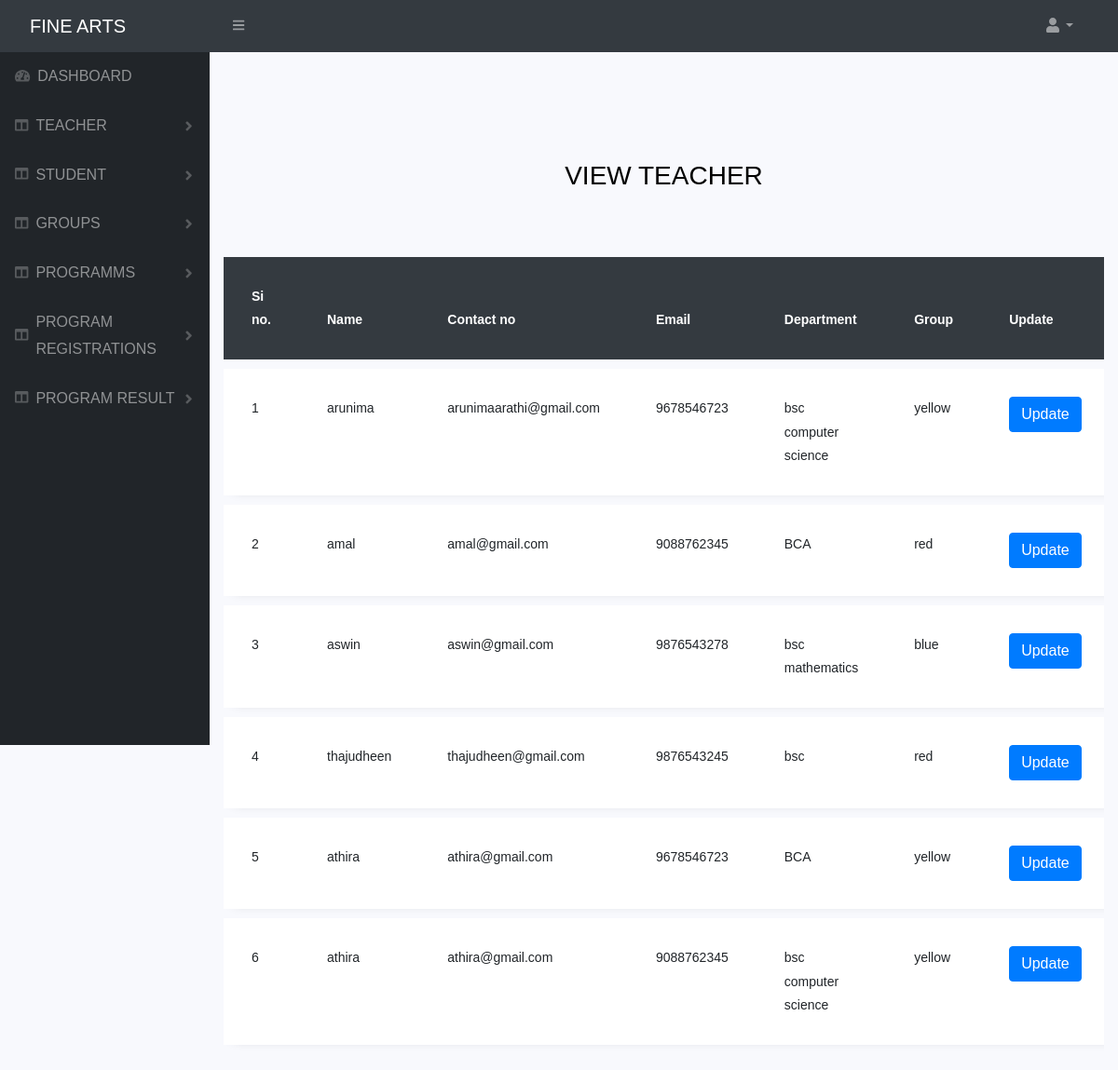
Screenshot of /view_teacher/ with the database file from the repository.
### famsapp/models.py (models this page shows)
class Teacher(models.Model):
    name = models.CharField(max_length=100)
    email = models.EmailField()
    contact_no = models.CharField(max_length=100)
    department = models.CharField(max_length=100)
    group = models.CharField(max_length=100)

### famsapp/views.py (the view)
# urls.py: path('view_teacher/', views.view_teacher, name='view_teacher'),
def view_teacher(request):
    teacher = Teacher.objects.all()
    return render(request, 'admintemp/view_teacher.html', {'teacher': teacher})

### templates/admintemp/view_teacher.html (shortened to what this page needs)
<!doctype html>
{% extends 'admin_home.html' %}
{% load static %}
{% block content %}
<html lang="en">
  <head>
	<link rel="stylesheet" href="https://stackpath.bootstrapcdn.com/font-awesome/4.7.0/css/font-awesome.min.css">
	<link rel="stylesheet" href="{% static 'table1/css/style.css' %}">
	</head>
	<body>
	<section class="ftco-section">
		<div class="container">
			<div class="row justify-content-center">
				<div class="col-md-6 text-center mb-5">
					<h2 class="heading-section">VIEW TEACHER</h2>
				</div>
			</div>
			<div class="row">
				<div class="col-md-12">
					<div class="table-wrap">
						<table class="table">
						  <thead class="thead-dark">
						    <tr>
						      <th>Si no.</th>
						      <th>Name</th>
						      <th>Contact no</th>
						      <th>Email</th>
						      <th>Department</th>
						      <th>Group</th>
						      <th>Update</th>
							</tr>
						  </thead>
						  <tbody>
						  {% for i in teacher %}
						    <tr>
								<td>{{forloop.counter}}</td>
								<td>{{i.name}}</td>
								<td>{{i.email}}</td>
								<td>{{i.contact_no}}</td>
								<td>{{i.department}}</td>
								<td>{{i.group}}</td>
								<td>
									<button type="button" class="btn btn-primary">Update</button>
								</td>
							</tr>
						  {% endfor %}
						  </tbody>
						</table>
					</div>
				</div>
			</div>
		</div>
	</section>
	</body>
{% endblock %}

### templates/admin_home.html (shortened to what this page needs)
<!DOCTYPE html>
{% load static %}
<html lang="en">
    <head>
        <link href="https://cdn.jsdelivr.net/npm/simple-datatables@latest/dist/style.css" rel="stylesheet" />
        <link href="{% static '/css/styles.css' %}" rel="stylesheet" />
    </head>
    <body class="sb-nav-fixed">
        <nav class="sb-topnav navbar navbar-expand navbar-dark bg-dark">
            <a class="navbar-brand ps-3" href="index.html">FINE ARTS</a>
            <button class="btn btn-link btn-sm order-1 order-lg-0 me-4 me-lg-0" id="sidebarToggle" href="#!"><i class="fas fa-bars"></i></button>
            <ul class="navbar-nav ms-auto ms-md-0 me-3 me-lg-4">
                <li class="nav-item dropdown">
                    <a class="nav-link dropdown-toggle" id="navbarDropdown" href="#" role="button" data-bs-toggle="dropdown" aria-expanded="false"><i class="fas fa-user fa-fw"></i></a>
                </li>
            </ul>
        </nav>
        <div id="layoutSidenav">
            <div id="layoutSidenav_nav">
                <nav class="sb-sidenav accordion sb-sidenav-dark" id="sidenavAccordion">
                    <div class="sb-sidenav-menu">
                        <div class="nav">
                            <a class="nav-link" href="{% url 'home' %}">
                                <div class="sb-nav-link-icon"><i class="fas fa-tachometer-alt"></i></div>
                                DASHBOARD
                            </a>
                            <a class="nav-link collapsed" href="#" data-bs-toggle="collapse" data-bs-target="#collapseLayouts" aria-expanded="false" aria-controls="collapseLayouts">
                                <div class="sb-nav-link-icon"><i class="fas fa-columns"></i></div>
                                TEACHER
                                <div class="sb-sidenav-collapse-arrow"><i class="fas fa-angle-down"></i></div>
                            </a>
                             <a class="nav-link collapsed" href="#" data-bs-toggle="collapse" data-bs-target="#collapseLayouts1" aria-expanded="false" aria-controls="collapseLayouts">
                                <div class="sb-nav-link-icon"><i class="fas fa-columns"></i></div>
                                STUDENT
                                <div class="sb-sidenav-collapse-arrow"><i class="fas fa-angle-down"></i></div>
                            </a>
                             <a class="nav-link collapsed" href="#" data-bs-toggle="collapse" data-bs-target="#collapseLayouts2" aria-expanded="false" aria-controls="collapseLayouts">
                                <div class="sb-nav-link-icon"><i class="fas fa-columns"></i></div>
                                GROUPS
                                <div class="sb-sidenav-collapse-arrow"><i class="fas fa-angle-down"></i></div>
                            </a>
                            <a class="nav-link collapsed" href="#" data-bs-toggle="collapse" data-bs-target="#collapseLayouts3" aria-expanded="false" aria-controls="collapseLayouts">
                                <div class="sb-nav-link-icon"><i class="fas fa-columns"></i></div>
                                PROGRAMMS
                                <div class="sb-sidenav-collapse-arrow"><i class="fas fa-angle-down"></i></div>
                            </a>
                            <a class="nav-link collapsed" href="#" data-bs-toggle="collapse" data-bs-target="#collapseLayouts4" aria-expanded="false" aria-controls="collapseLayouts">
                                <div class="sb-nav-link-icon"><i class="fas fa-columns"></i></div>
                                 PROGRAM REGISTRATIONS
                                <div class="sb-sidenav-collapse-arrow"><i class="fas fa-angle-down"></i></div>
                            </a>
                            <a class="nav-link collapsed" href="#" data-bs-toggle="collapse" data-bs-target="#collapseLayouts5" aria-expanded="false" aria-controls="collapseLayouts">
                                <div class="sb-nav-link-icon"><i class="fas fa-columns"></i></div>
                                 PROGRAM RESULT
                                <div class="sb-sidenav-collapse-arrow"><i class="fas fa-angle-down"></i></div>
                            </a>
                        </div>
                    </div>
                </nav>
            </div>
            <div id="layoutSidenav_content">
              <main>
                   {% block content %} {% endblock %}
              </main>
                </div>
        </div>
    </body>
</html>

### rows the page displays
Teacher: name "arunima", email "arunimaarathi@gmail.com", contact_no "9678546723", department "bsc computer science", group "yellow"
Teacher: name "amal", email "amal@gmail.com", contact_no "9088762345", department "BCA", group "red"
Teacher: name "aswin", email "aswin@gmail.com", contact_no "9876543278", department "bsc mathematics", group "blue"
Teacher: name "thajudheen", email "thajudheen@gmail.com", contact_no "9876543245", department "bsc", group "red"
Teacher: name "athira", email "athira@gmail.com", contact_no "9678546723", department "BCA", group "yellow"
Teacher: name "athira", email "athira@gmail.com", contact_no "9088762345", department "bsc computer science", group "yellow"
